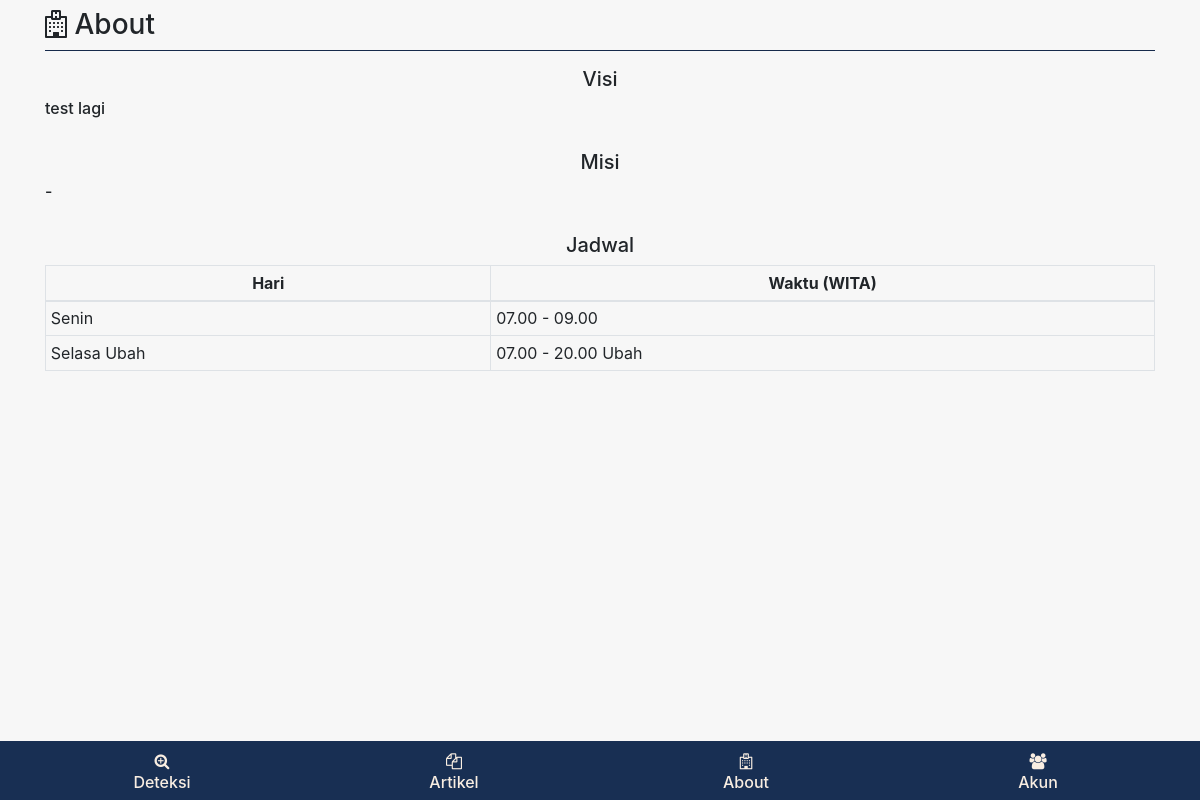
Before: /view/index.php?page=about (signed in) with the older database file.
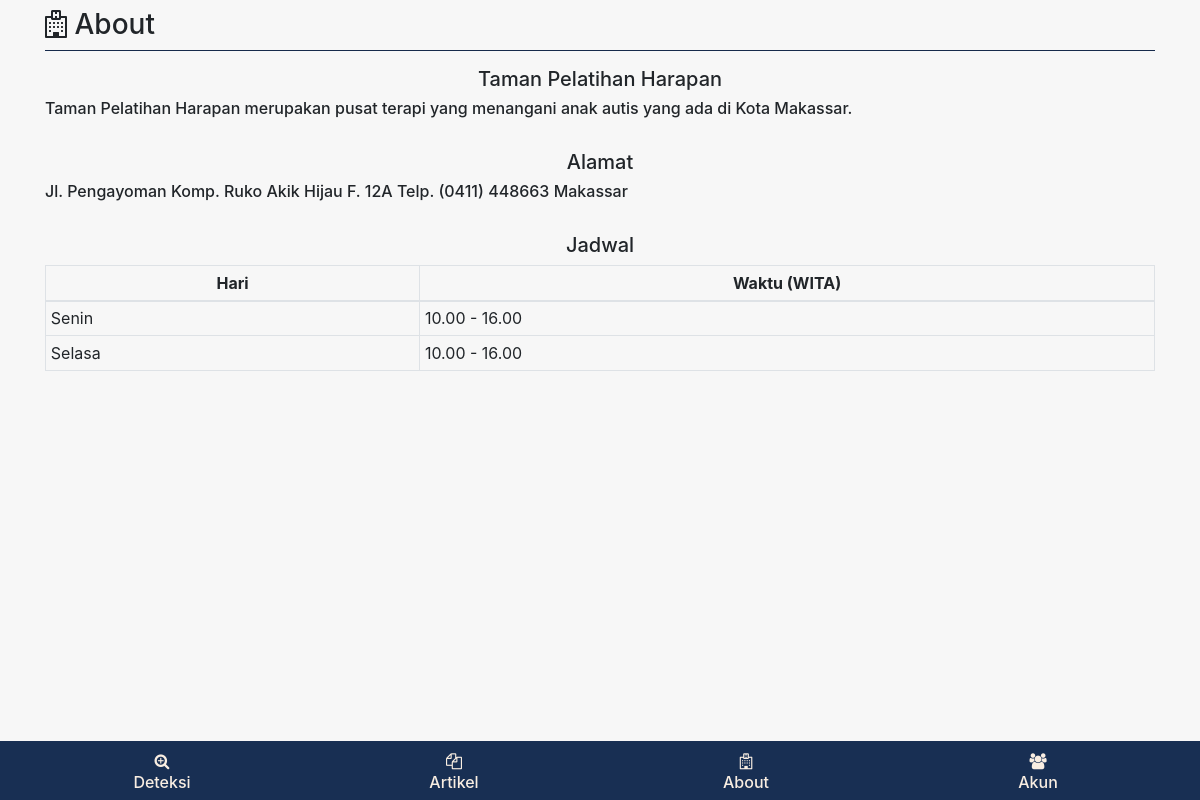
After: the same page with the newer database file.
### tables this page shows
CREATE TABLE `profil` (
  `id` int(11) NOT NULL,
  `menu` varchar(128) NOT NULL,
  `content` text NOT NULL
);

CREATE TABLE `jadwal` (
  `id` int(11) NOT NULL,
  `hari` varchar(128) NOT NULL,
  `waktu` varchar(128) NOT NULL
);

### view/about/about.php (the view)
<div class="container">
    <h3 class="mt-2"> <i class="fa fa-hospital-o"></i> About</h3>
    <hr class="mt-0 bg-biru">
    <?php $getProfil = $koneksi->query("SELECT * FROM profil") ?>
    <?php while ($dataProfil = $getProfil->fetch_assoc()) : ?>
        <div class="h5 text-center">
            <?= $dataProfil['menu'] ?>
        </div>
        <div class="h6">
            <?= $dataProfil['content'] ?>
        </div>
        <br>
    <?php endwhile ?>
    <div class="h5 text-center">
        Jadwal
    </div>
    <table class="table table-condensed table-bordered table-sm">
        <thead>
            <tr>
                <th class="text-center">Hari</th>
                <th class="text-center">Waktu (WITA)</th>
            </tr>
        </thead>
        <tbody>
            <?php $getJadwal = $koneksi->query("SELECT * FROM jadwal") ?>
            <?php while ($dataJadwal = $getJadwal->fetch_assoc()): ?>
            <tr>
                <td><?= $dataJadwal['hari'] ?></td>
                <td><?= $dataJadwal['waktu'] ?></td>
            </tr>
            <?php endwhile ?>
        </tbody>
    </table>
</div>

### view/index.php (shortened to what this page needs)
<!DOCTYPE html>
<html lang="en">
<head>
    <link rel="stylesheet" href="https://stackpath.bootstrapcdn.com/bootstrap/4.4.1/css/bootstrap.min.css">
    <link href="assets/font-awesome/css/font-awesome.min.css" rel="stylesheet" type="text/css">
    <link href="assets/css/custom.css" rel="stylesheet" type="text/css">
    <?php include "../config/koneksi.php" ?>
</head>
<body class="bg-putih">
    <?php
    if (isset($_GET['page'])) {
        switch ($_GET['page']) {
            case 'about':
                include "about/about.php";
                break;
        }
    } else {
        include "deteksi/deteksi.php";
    }
    ?>
    <br><br><br>
    <nav class="navbar fixed-bottom bg-biru  text-center">
        <div class="col-3 ">
            <a class="text-putih text-decoration-none" href="index.php?page=deteksi"><i class="fa fa-search-plus"></i>
                <div class="h6 mb-0">Deteksi</div>
            </a>
        </div>
        <div class="col-3 ">
            <a class="text-putih text-decoration-none" href="index.php?page=artikel"><i class="fa fa-files-o"></i>
                <div class="h6 mb-0">Artikel</div>
            </a>
        </div>
        <div class="col-3 ">
            <a class="text-putih text-decoration-none" href="index.php?page=about"><i class="fa fa-hospital-o"></i>
                <div class="h6 mb-0">About</div>
            </a>
        </div>
        <div class="col-3 ">
            <a class="text-putih text-decoration-none" href="index.php?page=akun"><i class="fa fa-users"></i>
                <div class="h6 mb-0">Akun</div>
            </a>
        </div>
    </nav>
    <link rel="stylesheet" href="https://ajax.googleapis.com/ajax/libs/jqueryui/1.12.1/themes/smoothness/jquery-ui.css">
</body>
</html>

### view/assets/css/custom.css (style rules this page uses)
.bg-putih { background-color: #f7f7f7 !important; }
.bg-biru { background-color: #182f53 !important; }
.text-putih { color: #f9eee2 !important; }

Changed rows visible on the page:
removed profil: menu "Visi", content "test lagi"
removed profil: menu "Misi", content "-"
added profil: menu "Taman Pelatihan Harapan", content "Taman Pelatihan Harapan merupakan pusat terapi yang menangani anak autis yang ada di Kota Makassar."
added profil: menu "Alamat", content "Jl. Pengayoman Komp. Ruko Akik Hijau F. 12A Telp. (0411) 448663 Makassar"
changed jadwal "Senin": waktu "07.00 - 09.00" → "10.00 - 16.00"
changed jadwal: hari "Selasa Ubah" → "Selasa"; waktu "07.00 - 20.00 Ubah" → "10.00 - 16.00"
